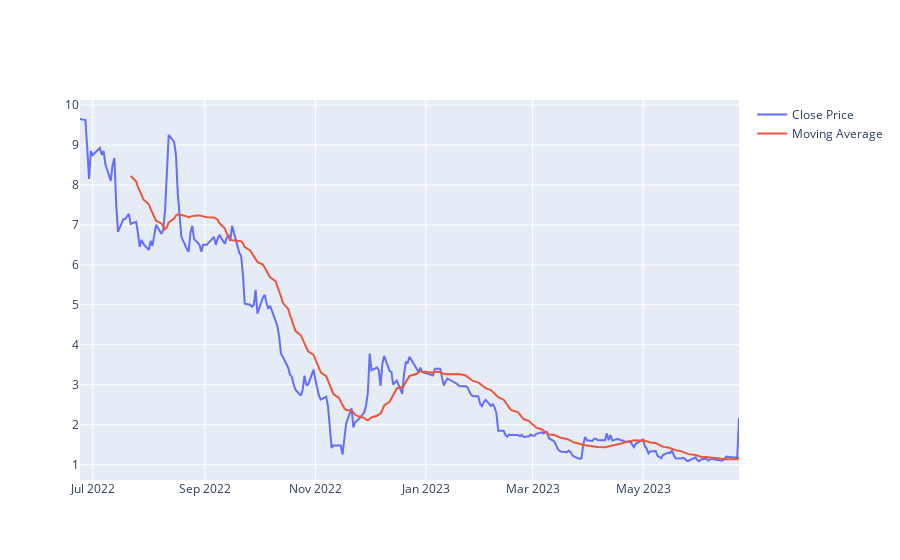

Notebook cell for this chart:
### Code cell
trace.show()

### Figure 1 — Plotly figure (JSON) as saved in the notebook; plotly's stock layout.template omitted (floating-point values rounded to 4 significant figures; data arrays with more than 128 entries replaced by an {"elided": "..."} marker saying what was removed)
{"data": [{"name": "Close Price", "type": "scatter", "x": {"elided": "251 str values"}, "y": {"elided": "251 float values"}}, {"name": "Moving Average", "type": "scatter", "x": {"elided": "251 str values"}, "y": {"elided": "251 float values"}}], "layout": {}}
